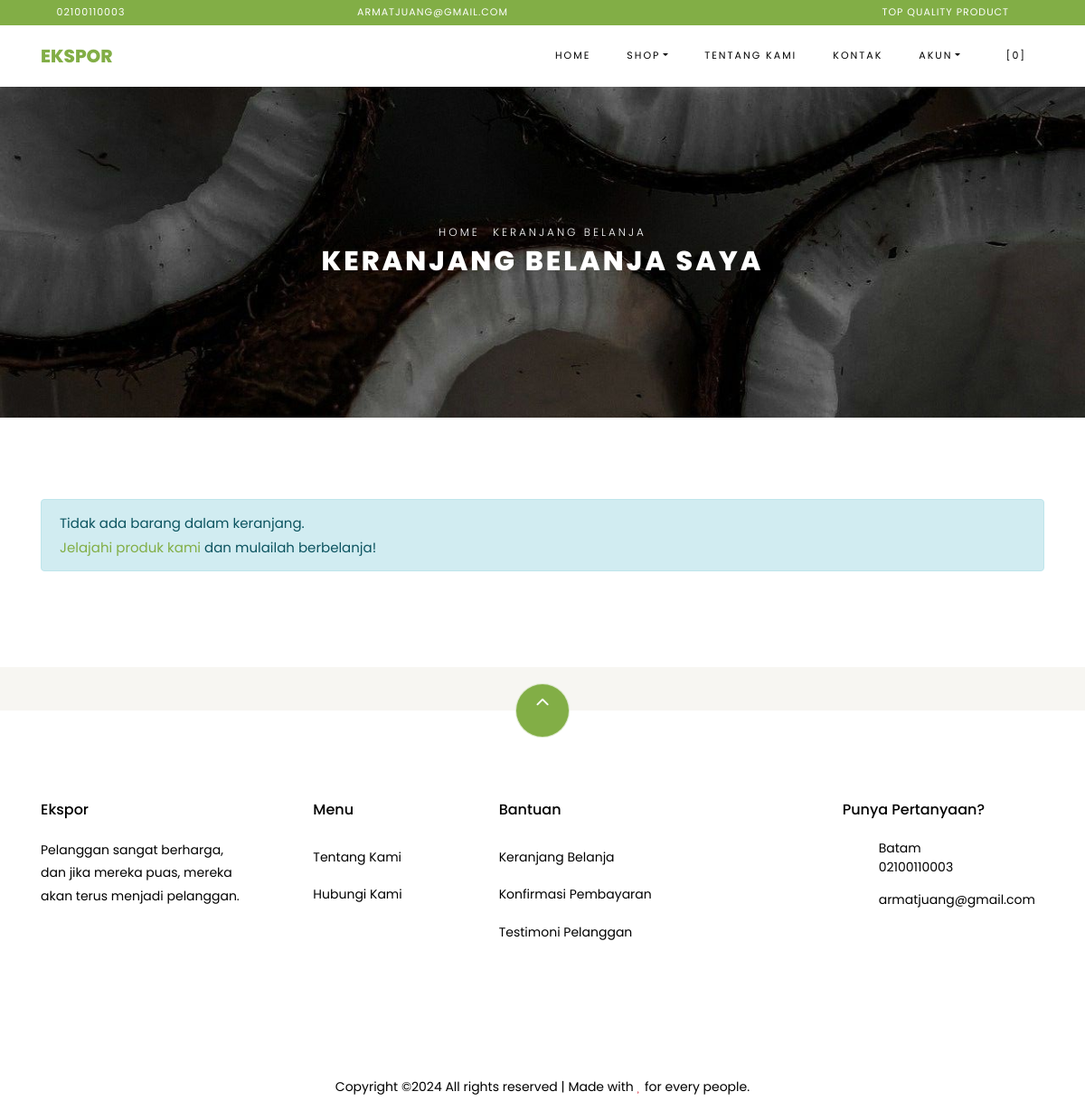
The app's page /index.php/shop/cart with its own data.
### tables this page shows
CREATE TABLE `settings` (
  `id` int(10) NOT NULL,
  `key` varchar(32) NOT NULL,
  `content` varchar(191) NOT NULL
);

### application/helpers/themes_helper.php (called while the page is built, shortened)
<?php
if ( ! function_exists('get_theme_name'))
{
    function get_theme_name() {
        $current_theme = get_settings('current_theme_name');
        return ($current_theme) ? $current_theme : false;
    }
}
if ( ! function_exists('get_template_part'))
{
    function get_template_part($file_name = null, $params = array()) {
        if ($file_name !== '') {
            $current_theme = get_theme_name();
            if ( file_exists($file_location = VIEWPATH .'themes/'. $current_theme .'/'. $file_name .'.php')) {
                $CI =& get_instance();
                $CI->load->view('themes/'. $current_theme .'/'. $file_name, $params);
            }
            else {
                echo '<div>Kesalahan: berkas tema <b>'. $file_name .'.php</b> tidak ditemukan.<br>Lokasi berkas: <b>'. $file_location .'</b></div>';
            }
        }
    }
}
if ( ! function_exists('get_header'))
{
    function get_header($params = null, $section = '', $current_section = '') {
        $load_params = array();
        if ( is_null($params)) {
            $load_params['title'] = get_settings('site_name');
        }
        else if ( is_string($params)) {
            $load_params['title'] = $params;
        }
        $load_params['sidebar_section'] = $section;
        $load_params['current_section'] = $current_section;
        get_template_part('header', $load_params);
    }
}
if ( ! function_exists('get_footer'))
{
    function get_footer($params = array()) {
        get_template_part('footer', $params);
    }
}
if ( ! function_exists('get_theme_uri'))
{
    function get_theme_uri($file_name = null, $theme_name = NULL)
    {
        $theme_name = ($theme_name == NULL) ? get_theme_name() : $theme_name;
        return is_null($file_name) ? base_url('assets/themes/'. $theme_name .'/') : base_url('assets/themes/'. $theme_name .'/'. $file_name) ;
    }
}

### application/controllers/Shop.php (called while the page is built, shortened)
<?php
class Shop extends CI_Controller {
    public function cart()
    {
        $cart['carts'] = $this->cart->contents();
        $cart['total_cart'] = $this->cart->total();
        $ongkir = ($cart['total_cart'] >= get_settings('min_shop_to_free_shipping_cost')) ? 0 : get_settings('shipping_cost');
        $cart['total_price'] = $cart['total_cart'] + $ongkir;
        get_header('Keranjang Belanja');
        get_template_part('shop/cart', $cart);
        get_footer();
    }
}

### index.php (called while the page is built, shortened)
<?php
require_once BASEPATH.'core/CodeIgniter.php';

### application/helpers/global_helper.php (called while the page is built, shortened)
<?php
if ( ! function_exists('get_settings'))
{
    function get_settings($key = '')
    {
        $CI =& get_instance();
        $row = $CI->db
            ->select('content')
            ->where('key', $key)
            ->get('settings')
            ->row();
        return $row->content;
    }
}
if ( ! function_exists('get_store_name'))
{
    function get_store_name()
    {
        return get_settings('store_name');
    }
}

### application/helpers/session_helper.php (called while the page is built, shortened)
<?php
if ( ! function_exists('init'))
{
    function init()
    {
        $CI =& get_instance();
        return $CI;
    }
}
if( ! function_exists('session_data'))
{
    function session_data()
    {
        $CI = init();
        $read_session_in_cookie = get_cookie('__ACTIVE_SESSION_DATA');
        $read_session_in_session = $CI->session->userdata('__ACTIVE_SESSION_DATA');
        if ($read_session_in_cookie)
        {
            $read_data = $CI->encryption->decrypt($read_session_in_cookie);
            $read_data = json_decode($read_data);
            return $read_data;
        }
        else if ($read_session_in_session)
        {
            $read_data = $CI->encryption->decrypt($read_session_in_session);
            $read_data = json_decode($read_data);
            return $read_data;
        }
        else {
            $default_session = new stdClass();
            $default_session->is_login = FALSE;
            $default_session->user_id = 0;
            $default_session->login_at = 0;
            $default_session->remember_me = FALSE;
            return $default_session;
        }
    }
}

### application/views/themes/vegefoods/shop/cart.php (the view, shortened to what this page needs)
<div class="hero-wrap hero-bread" style="background-image: url('<?php echo get_theme_uri('images/new_image.jpg'); ?>');">
<div class="container">
      <div class="row no-gutters slider-text align-items-center justify-content-center">
        <div class="col-md-9 ftco-animate text-center">
            <p class="breadcrumbs"><span class="mr-2"><?php echo anchor(base_url(), 'Home'); ?></span> <span>Keranjang Belanja</span></p>
          <h1 class="mb-0 bread">Keranjang Belanja Saya</h1>
        </div>
      </div>
    </div>
  </div>
  <section class="ftco-section ftco-Keranjang Belanja">
          <div class="container">
          <?php if ( count($carts) > 0) : ?>
            <form action="<?php echo site_url('shop/checkout'); ?>" method="POST">
              <div class="row">
              <div class="col-md-12 ftco-animate">
                  <div class="cart-list">
                      <table class="table">
                          <thead class="thead-primary">
                            <tr class="text-center">
                              <th>&nbsp;</th>
                              <th>&nbsp;</th>
                              <th>Produk</th>
                              <th>Harga</th>
                              <th>Kuantitas</th>
                              <th>Sub Total</th>
                            </tr>
                          </thead>
                          <tbody>
                              <?php foreach ($carts as $item) : ?>
                            <tr class="text-center cart-<?php echo $item['rowid']; ?>">
                              <td class="product-remove"><a href="#" class="remove-item" data-rowid="<?php echo $item['rowid']; ?>"><span class="ion-ios-close"></span></a></td>
                              <td class="image-prod"><div class="img img-fluid rounded" style="background-image:url(<?php echo get_product_image($item['id']); ?>);"></div></td>
                              <td class="product-name">
                                  <h3><?php echo $item['name']; ?></h3>
                              </td>
                              <td class="price">Rp <?php echo format_rupiah($item['price']); ?></td>
                              <td class="quantity">
                                  <div class="input-group mb-3">
                                   <input type="text" name="quantity[<?php echo $item['rowid']; ?>]" class="quantity form-control input-number" value="<?php echo $item['qty']; ?>" min="1" max="100">
                                </div>
                            </td>
                              <td class="total">Rp <?php echo format_rupiah($item['subtotal']); ?></td>
                            </tr>
                              <?php endforeach; ?>
                          </tbody>
                        </table>
                    </div>
              </div>
          </div>
          <div class="row justify-content-end">
              <div class="col-lg-4 mt-5 cart-wrap ftco-animate">
                  <div class="cart-total mb-3">
                      <h3>Kode Kupon</h3>
                      <p>Punya kode kupon? Gunakan kupon kamu untuk mendapatkan potongan harga menarik</p>
                <div class="form-group">
                    <label for="code">Kode:</label>
                  <input id="code" name="coupon_code" type="text" class="form-control text-left px-3" placeholder="">
                </div>
                  </div>
              </div>
              <div class="col-lg-4 mt-5 cart-wrap ftco-animate">
                  <div class="cart-total mb-3">
                      <h3>Rincian Keranjang</h3>
                      <p class="d-flex">
                          <span>Subtotal</span>
                          <span class="n-subtotal font-weight-bold">Rp <?php echo format_rupiah($total_cart); ?></span>
                      </p>
                      <p class="d-flex">
                          <span>Biaya pengiriman</span>
                          <?php if ( $total_cart >= get_settings('min_shop_to_free_shipping_cost')) : ?>
                          <span class="n-ongkir font-weight-bold">Gratis</span>
                          <?php else : ?>
                            <span class="n-ongkir font-weight-bold">Rp <?php echo format_rupiah(get_settings('shipping_cost')); ?></span>
                          <?php endif; ?>
                      </p>
                      <hr>
                      <p class="d-flex total-price">
                          <span>Total</span>
                          <span class="n-total font-weight-bold">Rp <?php echo format_rupiah($total_price); ?></span>
                      </p>
                  </div>
                  <p><button type="submit" class="btn btn-primary py-3 px-4">Checkout</button></p>
              </div>
          </div>
          </form>
          <?php else : ?>
            <div class="row">
              <div class="col-md-12 ftco-animate">
                <div class="alert alert-info">Tidak ada barang dalam keranjang.<br><?php echo anchor('browse', 'Jelajahi produk kami'); ?> dan mulailah berbelanja!</div>
              </div>
            </div>
          <?php endif; ?>
          </div>
      </section>

### application/views/themes/vegefoods/header.php (shortened to what this page needs)
?><!DOCTYPE html>
<html lang="en">
  <head>
    <link rel="stylesheet" href="<?php echo get_theme_uri('css/open-iconic-bootstrap.min.css'); ?>">
    <link rel="stylesheet" href="<?php echo get_theme_uri('css/animate.css'); ?>">
    <link rel="stylesheet" href="<?php echo get_theme_uri('css/owl.carousel.min.css'); ?>">
    <link rel="stylesheet" href="<?php echo get_theme_uri('css/owl.theme.default.min.css'); ?>">
    <link rel="stylesheet" href="<?php echo get_theme_uri('css/magnific-popup.css'); ?>">
    <link rel="stylesheet" href="<?php echo get_theme_uri('css/aos.css'); ?>">
	<link rel="stylesheet" href="<?php echo get_theme_uri('css/ionicons.min.css'); ?>">
	<link rel="stylesheet" href="<?php echo get_theme_uri('js/plugins/@fortawesome/fontawesome-free/css/all.min.css', 'argon'); ?>">
    <link rel="stylesheet" href="<?php echo get_theme_uri('css/bootstrap-datepicker.css'); ?>">
    <link rel="stylesheet" href="<?php echo get_theme_uri('css/jquery.timepicker.css'); ?>">
    <link rel="stylesheet" href="<?php echo get_theme_uri('css/flaticon.css'); ?>">
    <link rel="stylesheet" href="<?php echo get_theme_uri('css/icomoon.css'); ?>">
	<link rel="stylesheet" href="<?php echo get_theme_uri('css/style.css'); ?>">
	<link rel="stylesheet" href="<?php echo base_url('assets/plugins/toastr/toastr.min.css'); ?>">
  </head>
  <body class="goto-here">
		<div class="py-1 bg-primary">
    	<div class="container">
    		<div class="row no-gutters d-flex align-items-start align-items-center px-md-0">
	    		<div class="col-lg-12 d-block">
		    		<div class="row d-flex">
		    			<div class="col-md pr-4 d-flex topper align-items-center">
					    	<div class="icon mr-2 d-flex justify-content-center align-items-center"><span class="icon-phone2"></span></div>
						    <span class="text"><?php echo get_settings('store_phone_number'); ?></span>
					    </div>
					    <div class="col-md pr-4 d-flex topper align-items-center">
					    	<div class="icon mr-2 d-flex justify-content-center align-items-center"><span class="icon-paper-plane"></span></div>
						    <span class="text"><?php echo get_settings('store_email'); ?></span>
					    </div>
					    <div class="col-md-5 pr-4 d-flex topper align-items-center text-lg-right">
						    <span class="text"><?php echo get_settings('store_tagline'); ?></span>
					    </div>
				    </div>
			    </div>
		    </div>
		  </div>
    </div>
    <nav class="navbar navbar-expand-lg navbar-dark ftco_navbar bg-dark ftco-navbar-light" id="ftco-navbar">
	    <div class="container">
	      <a class="navbar-brand" href="<?php echo base_url(); ?>"><?php echo get_store_name(); ?></a>
	      <div class="collapse navbar-collapse" id="ftco-nav">
	        <ul class="navbar-nav ml-auto">
	          <li class="nav-item active"><a href="<?php echo base_url(); ?>" class="nav-link">Home</a></li>
	          <li class="nav-item dropdown">
              <a class="nav-link dropdown-toggle" href="#" id="dropdown04" data-toggle="dropdown" aria-haspopup="true" aria-expanded="false">Shop</a>
            </li>
	          <li class="nav-item"><a href="<?php echo site_url('pages/about'); ?>" class="nav-link">Tentang Kami</a></li>
              <li class="nav-item"><a href="<?php echo site_url('pages/contact'); ?>" class="nav-link">Kontak</a></li>
              <li class="nav-item dropdown">
              <a class="nav-link dropdown-toggle" href="#" id="dropdown05" data-toggle="dropdown" aria-haspopup="true" aria-expanded="false">Akun</a>
            </li>
	          <li class="nav-item cta cta-colored"><a href="<?php echo site_url('shop/cart'); ?>" class="nav-link"><span class="icon-shopping_cart"></span>[<span class="cart-item-total">0</span>]</a></li>
	        </ul>
	      </div>
	    </div>
	  </nav>

### application/views/themes/vegefoods/footer.php (shortened to what this page needs)
<section class="ftco-section ftco-no-pt ftco-no-pb py-5 bg-light">
    <div class="container py-4">
    </div>
  </section>
  <footer class="ftco-footer ftco-section">
    <div class="container">
        <div class="row">
            <div class="mouse">
                      <a href="#" class="mouse-icon">
                          <div class="mouse-wheel"><span class="ion-ios-arrow-up"></span></div>
                      </a>
                  </div>
        </div>
      <div class="row mb-5">
        <div class="col-md">
          <div class="ftco-footer-widget mb-4">
            <h2 class="ftco-heading-2"><?php echo get_store_name(); ?></h2>
            <p><?php echo get_settings('store_description'); ?></p>
            <ul class="ftco-footer-social list-unstyled float-md-left float-lft mt-5">
            </ul>
          </div>
        </div>
        <div class="col-md">
          <div class="ftco-footer-widget mb-4 ml-md-5">
            <h2 class="ftco-heading-2">Menu</h2>
            <ul class="list-unstyled">
              <li><a href="<?php echo site_url('pages/about'); ?>" class="py-2 d-block">Tentang Kami</a></li>
              <li><a href="<?php echo site_url('pages/contact'); ?>" class="py-2 d-block">Hubungi Kami</a></li>
            </ul>
          </div>
        </div>
        <div class="col-md-4">
           <div class="ftco-footer-widget mb-4">
            <h2 class="ftco-heading-2">Bantuan</h2>
            <div class="d-flex">
                <ul class="list-unstyled mr-l-5 pr-l-3 mr-4">
                  <li><a href="<?php echo site_url('shop/cart'); ?>" class="py-2 d-block">Keranjang Belanja</a></li>
                  <li><a href="<?php echo site_url('customer/payments/confirm'); ?>" class="py-2 d-block">Konfirmasi Pembayaran</a></li>
                  <li><a href="<?php echo site_url('shop/testimonial'); ?>" class="py-2 d-block">Testimoni Pelanggan</a></li>
                </ul>
              </div>
          </div>
        </div>
        <div class="col-md">
          <div class="ftco-footer-widget mb-4">
              <h2 class="ftco-heading-2">Punya Pertanyaan?</h2>
              <div class="block-23 mb-3">
                <ul>
                  <li><span class="icon icon-map-marker"></span><span class="text"><?php echo get_settings('store_address'); ?></span></li>
                  <li><a href="#"><span class="icon icon-phone"></span><span class="text"><?php echo get_settings('store_phone_number'); ?></span></a></li>
                  <li><a href="#"><span class="icon icon-envelope"></span><span class="text"><?php echo get_settings('store_email'); ?></span></a></li>
                </ul>
              </div>
          </div>
        </div>
      </div>
      <div class="row">
        <div class="col-md-12 text-center">
          <p>
                        Copyright &copy;<script>document.write(new Date().getFullYear());</script> All rights reserved | Made with <i class="icon-heart text-danger" aria-hidden="true"></i> for every people.
                      </p>
        </div>
      </div>
    </div>
  </footer>
</body>
</html>

### records on screen
settings: content "02100110003"
settings: content "ARMATJUANG@GMAIL.COM", content "armatjuang@gmail.com"
settings: content "TOP QUALITY PRODUCT"
settings: content "EKSPOR", content "Ekspor"
settings: content (picture)
settings: content "Pelanggan sangat berharga, dan jika mereka puas, mereka akan terus menjadi pelanggan."
settings: content "Batam"

### other values on screen
anchor(base_url(), 'Home') "HOME"
anchor('browse', 'Jelajahi produk kami') "Jelajahi produk kami"
